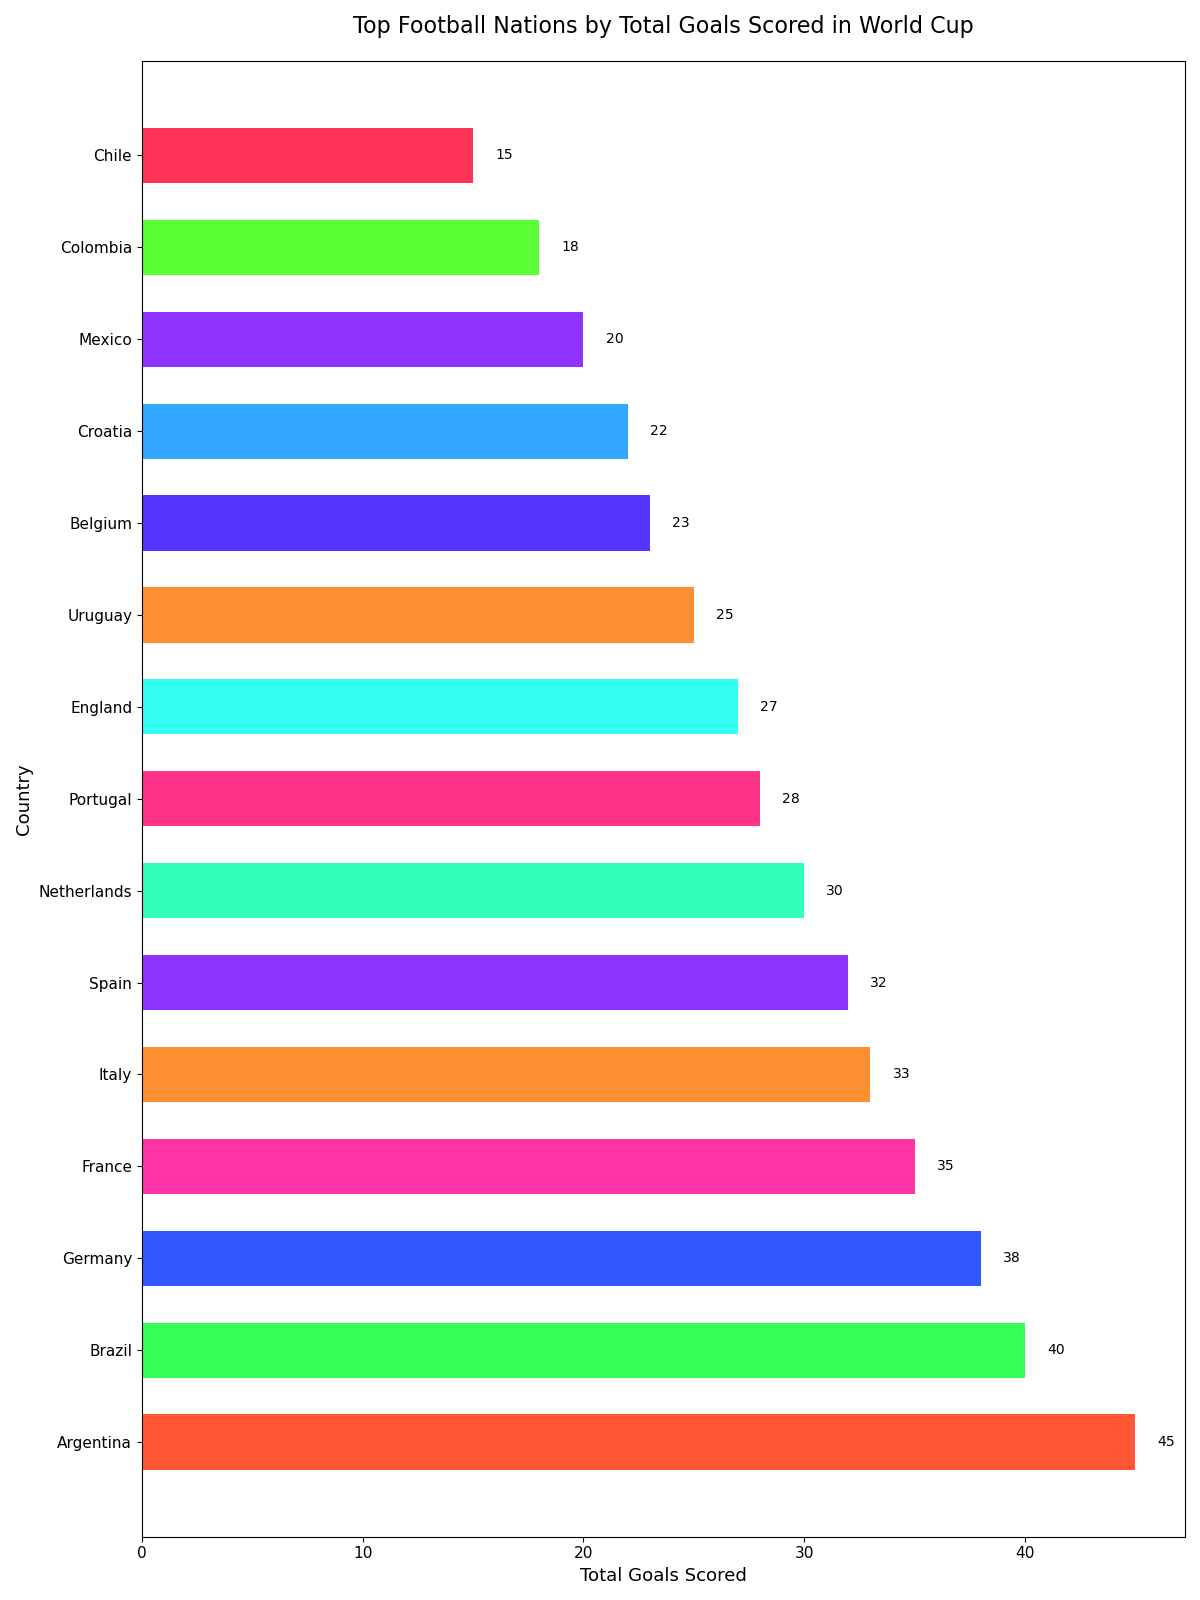

The script that drew this image:
import matplotlib.pyplot as plt

# Data
countries = [
    "Argentina", "Brazil", "Germany", "France", "Italy", 
    "Spain", "Netherlands", "Portugal", "England", "Uruguay", 
    "Belgium", "Croatia", "Mexico", "Colombia", "Chile"
]
total_goals = [45, 40, 38, 35, 33, 32, 30, 28, 27, 25, 23, 22, 20, 18, 15]

# Colors for each country
colors = [
    '#FF5733', '#33FF57', '#3357FF', '#FF33A6', '#FF8F33',
    '#8D33FF', '#33FFBD', '#FF3387', '#33FFF3', '#FF8F33',
    '#5733FF', '#33A6FF', '#8F33FF', '#57FF33', '#FF3357'
]

# Plot
fig, ax = plt.subplots(figsize=(12, 16))
bars = ax.barh(countries, total_goals, color=colors, height=0.6)

# Set the title and labels
ax.set_title('Top Football Nations by Total Goals Scored in World Cup', fontsize=16, pad=20)
ax.set_xlabel('Total Goals Scored', fontsize=13)
ax.set_ylabel('Country', fontsize=13)

# Customize the tick labels
plt.xticks(fontsize=11)
plt.yticks(fontsize=11)

# Add the data values on the bars
for bar in bars:
    width = bar.get_width()
    label_x_pos = width + 1
    ax.text(label_x_pos, bar.get_y() + bar.get_height()/2, f'{width}', va='center')

# Show the plot
plt.tight_layout()
plt.show()
